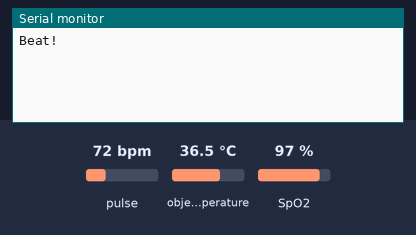
Bench run of a sketch on a simulated Arduino Uno, built with avr-gcc and run on an emulated ATmega328P. Shown: the last lines printed to the serial monitor. Inputs (shaded band) come from the test bench; at power-on: pulse 72 bpm, object temperature 36.5 °C, SpO2 97 %.

Above: at 1.2 s.
1.3 s: pulse set to 42 bpm
At 6.5 s:
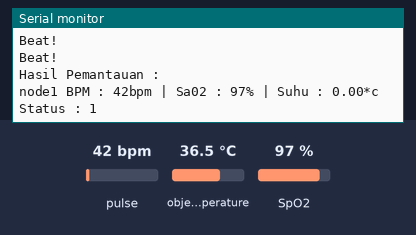
7.5 s: object temperature set to 20 °C
At 8.8 s:
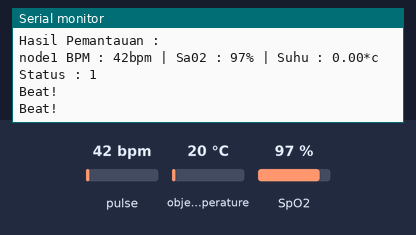
9.0 s: SpO2 set to 80 %
At 10.3 s:
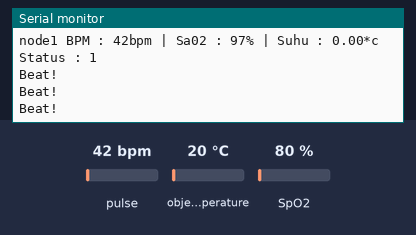

The sketch:

Node1.ino
```cpp
/*Library*/
#include <Arduino.h>
#include <math.h>
#include <Wire.h>
#include <Adafruit_MLX90614.h>
#include "MAX30100_PulseOximeter.h"
#include <SoftwareSerial.h>

/*initialization sensor*/
Adafruit_MLX90614 mlx = Adafruit_MLX90614();
PulseOximeter pox;

/*xbee transmisi*/
#define rxPin 19
#define txPin 18
SoftwareSerial xbee = SoftwareSerial(rxPin, txPin);

const long interval_temperatur = 10000;
unsigned long prev_temperatur = 0;

#define REPORTING_PERIOD_MS     1000
uint32_t tsLastReport = 0;

float suhu = 0.0; //suhu tubuh
int detak = 0; //detak jantung
int oksigen = 0; //oksigen dalam darah

int temp = 0; //temp waktu
int sekarang = 0;//waktu sekarang

String pesan = "";
String namaNode = "node1";

// dipanggil jika terdapat detak yang terdeteksi
bool onBeatDetected()
{
    Serial.println("Beat!");
    return true;
}

void setup() {
  Wire.begin();
  Serial.begin(9600);
  xbee.begin(9600);
  pox.begin();
  mlx.begin();

  pox.setOnBeatDetectedCallback(onBeatDetected);
}

void loop() {
  pox.update();
  if(millis() - tsLastReport > REPORTING_PERIOD_MS){
    tsLastReport = millis();
    bacaSensorDetak();
  }

  bacaSensorSuhu();

  sekarang = millis();

  int stat;
  if(sekarang - temp > 6000){
      Serial.println("Hasil Pemantauan :");
      Serial.print(namaNode+" ");
      Serial.print("BPM : " + String(detak) + "bpm | ");
      Serial.print("Sa02 : " + String(oksigen) + "% | ");
      Serial.print("Suhu : " + String(suhu) + "*c ");
      if(detak!=0 && suhu !=1037 && oksigen !=0){
        stat = 1;
      }else{
        stat = 0;
      }
      Serial.print("Status : " + String(stat));
      Serial.println();
      pesan = namaNode + "|" + detak + "|" + oksigen + "|" + suhu + "|" + stat + '\n';
      xbee.print(pesan);
      temp = sekarang;
  }
}

void bacaSensorDetak(){
  detak = pox.getHeartRate();
  oksigen = pox.getSpO2();
}

void bacaSensorSuhu(){
  unsigned long curr_temperatur = millis();

  if(curr_temperatur - prev_temperatur >= interval_temperatur){
      prev_temperatur = curr_temperatur;
      suhu = mlx.readObjectTempC();
  }
}
```

Measured:
- after the input at 1.3 s, the serial monitor: prints a new line after 4.7 s (image 1)
